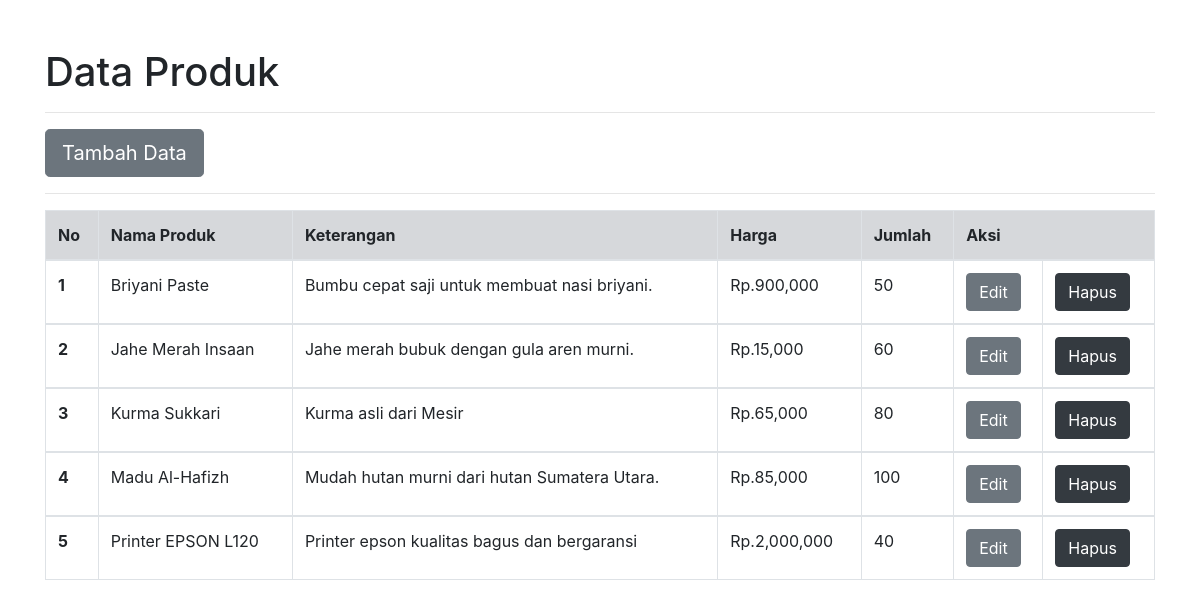
Before: / with the older database file.
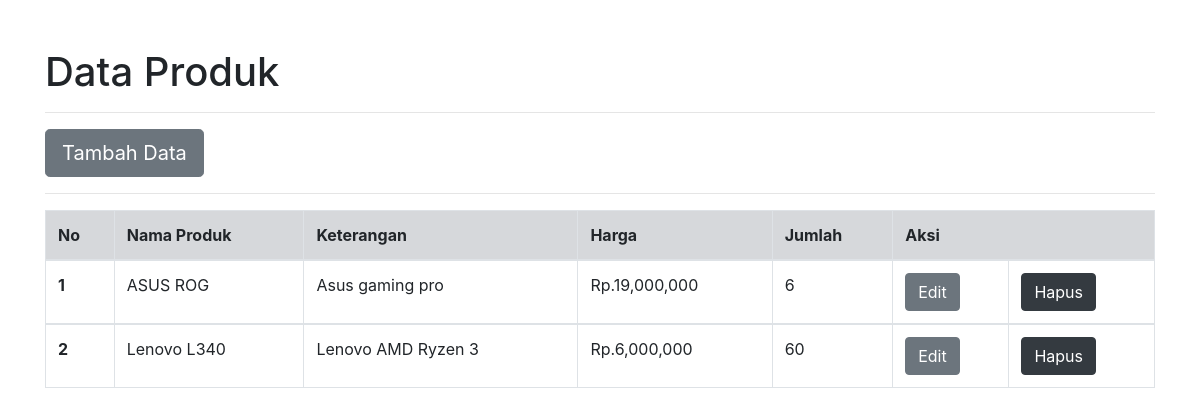
After: the same page with the newer database file.
### tables this page shows
CREATE TABLE `produk` (
  `id` int(11) NOT NULL,
  `nama_produk` varchar(45) NOT NULL,
  `keterangan` varchar(120) NOT NULL,
  `harga` int(11) NOT NULL,
  `jumlah` int(11) NOT NULL
);

### index.php (the view, shortened to what this page needs)
<?php include 'koneksi.php'; ?>
<!doctype html>
<html lang="en">
  <head>
    <link rel="stylesheet" href="https://stackpath.bootstrapcdn.com/bootstrap/4.1.3/css/bootstrap.min.css">
  </head>
  <body>
    <div class="container">
      <div class="row">
        <div class="col-md-12 mt-5">
            <h1>Data Produk</h1>
            <hr>
            <a href="tambah.php" class="btn btn-secondary btn-lg">Tambah Data</a>
            <hr>
            <table class="table table-bordered">
              <thead>
                <tr class="table-secondary">
                  <th>No</th>
                  <th>Nama Produk</th>
                  <th>Keterangan</th>
                  <th>Harga</th>
                  <th>Jumlah</th>
                  <th colspan="2">Aksi</th>
                </tr>
              </thead>
              <?php
              $no = 1;
              $sql = "SELECT * FROM produk ORDER BY nama_produk ASC";
              $result = $koneksi->query($sql);
              if ($result->num_rows > 0) {
                while ($row = $result->fetch_assoc()) {
               ?>
              <tbody>
                <tr>
                  <th scope="row"><?php echo $no++; ?></th>
                  <td><?php echo $row['nama_produk'];  ?></td>
                  <td><?php echo $row['keterangan']; ?></td>
                  <td><?php echo "Rp.".number_format($row['harga']); ?></td>
                  <td><?php echo $row['jumlah']; ?></td>
                  <td><a href="edit.php?id=<?php echo $row['id'] ?>" class="btn btn-secondary">Edit</a></td>
                  <td><a onclick="return confirm('Anda yakin?');" href="hapus.php?id=<?php echo $row['id'] ?>" class="btn btn-dark" >Hapus</a></td>
                </tr>
              </tbody>
              <?php
                }
              }
               ?>
            </table>
    </div>
  </div>
  </body>
</html>

Changed rows visible on the page:
removed produk: nama_produk "Briyani Paste", keterangan "Bumbu cepat saji untuk membuat nasi briyani.", harga "900,000", jumlah "50"
removed produk: nama_produk "Jahe Merah Insaan", keterangan "Jahe merah bubuk dengan gula aren murni.", harga "15,000", jumlah "60"
removed produk: nama_produk "Kurma Sukkari", keterangan "Kurma asli dari Mesir", harga "65,000", jumlah "80"
removed produk: nama_produk "Madu Al-Hafizh", keterangan "Mudah hutan murni dari hutan Sumatera Utara.", harga "85,000", jumlah "100"
removed produk: nama_produk "Printer EPSON L120", keterangan "Printer epson kualitas bagus dan bergaransi", harga "2,000,000", jumlah "40"
added produk: nama_produk "ASUS ROG", keterangan "Asus gaming pro", harga "19,000,000", jumlah "6"
added produk: nama_produk "Lenovo L340", keterangan "Lenovo AMD Ryzen 3", harga "6,000,000", jumlah "60"
